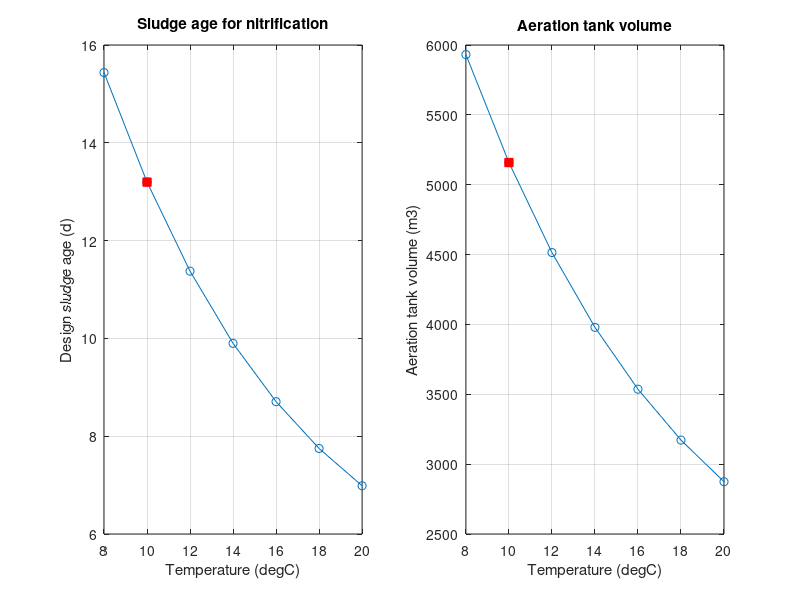

MATLAB code for this plot:
clear;
clc;

%% 1. Input data from primary treatment

Q      = 10000;   % Dry weather flow (m3/d)
BOD_AS = 2100;    % BOD5 entering the aeration tank (kg/d)
SS_AS  = 1500;    % Suspended solids entering the aeration tank (kg/d)
TKN_AS = 585;     % Total Kjeldahl nitrogen entering the tank (kg N/d)

%% 2. Design assumptions and parameters

T_design = 10;    % Winter design temperature (degC)
T_vec    = 8:2:20; % Temperatures considered (degC)

% Nitrification parameters
mu_n15 = 0.50;    % Nitrifier growth rate at 15 degC (1/d)
DO     = 2.0;     % Dissolved oxygen concentration (mg/L)
K_o    = 1.3;     % Oxygen half-saturation constant (mg/L)
N_e    = 1.0;     % Target effluent ammonia-N concentration (mg/L)
SF     = 2.0;     % Safety factor applied to the minimum SRT

% Heterotrophic biomass parameters
bCOD_BOD = 1.47;  % Biodegradable COD/BOD5 ratio
S_e      = 5;     % Soluble bCOD remaining in the effluent (mg/L)
Y        = 0.45;  % Biomass yield (g VSS/g bCOD)
b20      = 0.10;  % Decay coefficient at 20 degC (1/d)
theta_b  = 1.04;  % Temperature correction factor for decay
f_d      = 0.15;  % Fraction of decayed biomass remaining as cell debris
VSS_TSS  = 0.85;  % Ratio of VSS to TSS in biological sludge

% Sludge concentration and inert solids
MLSS     = 4000;  % Mixed liquor suspended solids (mg/L)
MLVSS_fr = 0.75;  % Fraction of MLSS that is volatile solids
inert_fr = 0.40;  % Fraction of incoming suspended solids that is inert

% Stoichiometric coefficients
N_bio   = 0.124;  % Nitrogen content of biomass (g N/g VSS)
O2_cell = 1.42;   % Oxygen demand for biomass production (g O2/g VSS)
O2_nit  = 4.33;   % Oxygen demand for nitrification (g O2/g NH4-N)

%% 3. Calculate design values at each temperature

nT = numel(T_vec);

% Set up arrays to store the results for each temperature
SRT_min = zeros(1, nT);
SRT_des = zeros(1, nT);
Px_VSS  = zeros(1, nT);
Px_TSS  = zeros(1, nT);
V       = zeros(1, nT);
NOx     = zeros(1, nT);
Ro_C    = zeros(1, nT);
Ro_N    = zeros(1, nT);
Ro      = zeros(1, nT);

for i = 1:nT

    T = T_vec(i);

    % Calculate the nitrifier growth rate at the current temperature
    % Account for the effects of temperature, ammonia and dissolved oxygen
    f_T = exp(0.098 * (T - 15));
    K_n = 10^(0.051 * T - 1.158);

    mu_n = (mu_n15 * f_T) * (N_e / (K_n + N_e)) * (DO / (K_o + DO));

    % Calculate the minimum sludge retention time and apply the safety factor
    SRT_min(i) = 1 / mu_n;
    SRT_des(i) = SF * SRT_min(i);

    % Calculate the biodegradable COD removed from the wastewater (mg/L)
    dS = bCOD_BOD * BOD_AS * 1000 / Q - S_e;

    % Adjust the heterotrophic decay coefficient for temperature
    b = b20 * theta_b^(T - 20);

    % Estimate the net biological sludge production (kg VSS/d)
    Px_VSS(i) = Q * Y * dS / 1000 * (1 + f_d * b * SRT_des(i)) / (1 + b * SRT_des(i));

    % Add the inert solids to obtain the total sludge production (kg TSS/d)
    Px_TSS(i) = Px_VSS(i) / VSS_TSS + inert_fr * SS_AS;

    % Calculate the aeration tank volume needed for the design sludge age
    V(i) = SRT_des(i) * Px_TSS(i) / (MLSS / 1000);

    % Estimate the nitrogen oxidised during treatment (kg N/d)
    % Subtract nitrogen leaving in the biomass and effluent ammonia
    NOx(i) = TKN_AS - N_bio * Px_VSS(i) - Q * N_e / 1000;

    % Calculate the carbonaceous and nitrification oxygen demands (kg O2/d)
    Ro_C(i) = Q * dS / 1000 - O2_cell * Px_VSS(i);
    Ro_N(i) = O2_nit * NOx(i);

    % Total oxygen demand
    Ro(i) = Ro_C(i) + Ro_N(i);

end

%% 4. Results at the design temperature

% Find the results corresponding to the winter design temperature
idx = find(T_vec == T_design);

% Calculate the hydraulic retention time and food-to-microorganism ratio
HRT = V(idx) / Q * 24;
FM  = BOD_AS / (V(idx) * MLSS / 1000 * MLVSS_fr);

% Estimate the alkalinity consumed during nitrification
Alk = 7.14 * NOx(idx);

%% 5. Display the design results

fprintf('\nSLUDGE AGE FOR NITRIFICATION AT %d degC\n', T_design);
fprintf('Minimum SRT              : %.2f d\n', SRT_min(idx));
fprintf('Design SRT (SF = %.1f)    : %.1f d\n', SF, SRT_des(idx));

fprintf('\nAERATION TANK\n');
fprintf('Volume                   : %.0f m3\n', V(idx));
fprintf('Retention time at DWF    : %.1f h\n', HRT);
fprintf('F/M                      : %.3f kg BOD/kg MLVSS/d\n', FM);

fprintf('\nSLUDGE PRODUCTION\n');
fprintf('Biomass (VSS)            : %.0f kg/d\n', Px_VSS(idx));
fprintf('Total sludge (TSS)       : %.0f kg/d\n', Px_TSS(idx));

fprintf('\nOXYGEN DEMAND\n');
fprintf('Nitrogen oxidised        : %.0f kg N/d\n', NOx(idx));
fprintf('Carbonaceous             : %.0f kg O2/d\n', Ro_C(idx));
fprintf('Nitrification            : %.0f kg O2/d\n', Ro_N(idx));
fprintf('Total                    : %.0f kg O2/d\n', Ro(idx));
fprintf('Alkalinity consumed      : %.0f kg CaCO3/d (%.0f mg/L)\n', Alk, Alk * 1000 / Q);

%% 6. Compare results across the temperature range

fprintf('\nTEMPERATURE SENSITIVITY\n');
fprintf('T (C)   SRT design (d)   Volume (m3)   HRT (h)   O2 demand (kg/d)\n');

for i = 1:nT
    fprintf('%4d    %10.1f       %9.0f     %6.1f     %10.0f\n', T_vec(i), SRT_des(i), V(i), V(i) / Q * 24, Ro(i));
end

%% 7. Plot the effect of temperature on the design

figure;

% Plot the design sludge age
subplot(1, 2, 1);
plot(T_vec, SRT_des, '-o');
hold on;
plot(T_design, SRT_des(idx), 'rs', 'MarkerFaceColor', 'r');
xlabel('Temperature (degC)');
ylabel('Design sludge age (d)');
title('Sludge age for nitrification');
grid on;

% Plot the required aeration tank volume
subplot(1, 2, 2);
plot(T_vec, V, '-o');
hold on;
plot(T_design, V(idx), 'rs', 'MarkerFaceColor', 'r');
xlabel('Temperature (degC)');
ylabel('Aeration tank volume (m3)');
title('Aeration tank volume');
grid on;

% Save the figure for the design report
saveas(gcf, 'aeration_sensitivity.png');

%% 8. Save results for the next treatment stage

save('aeration_results.mat');
